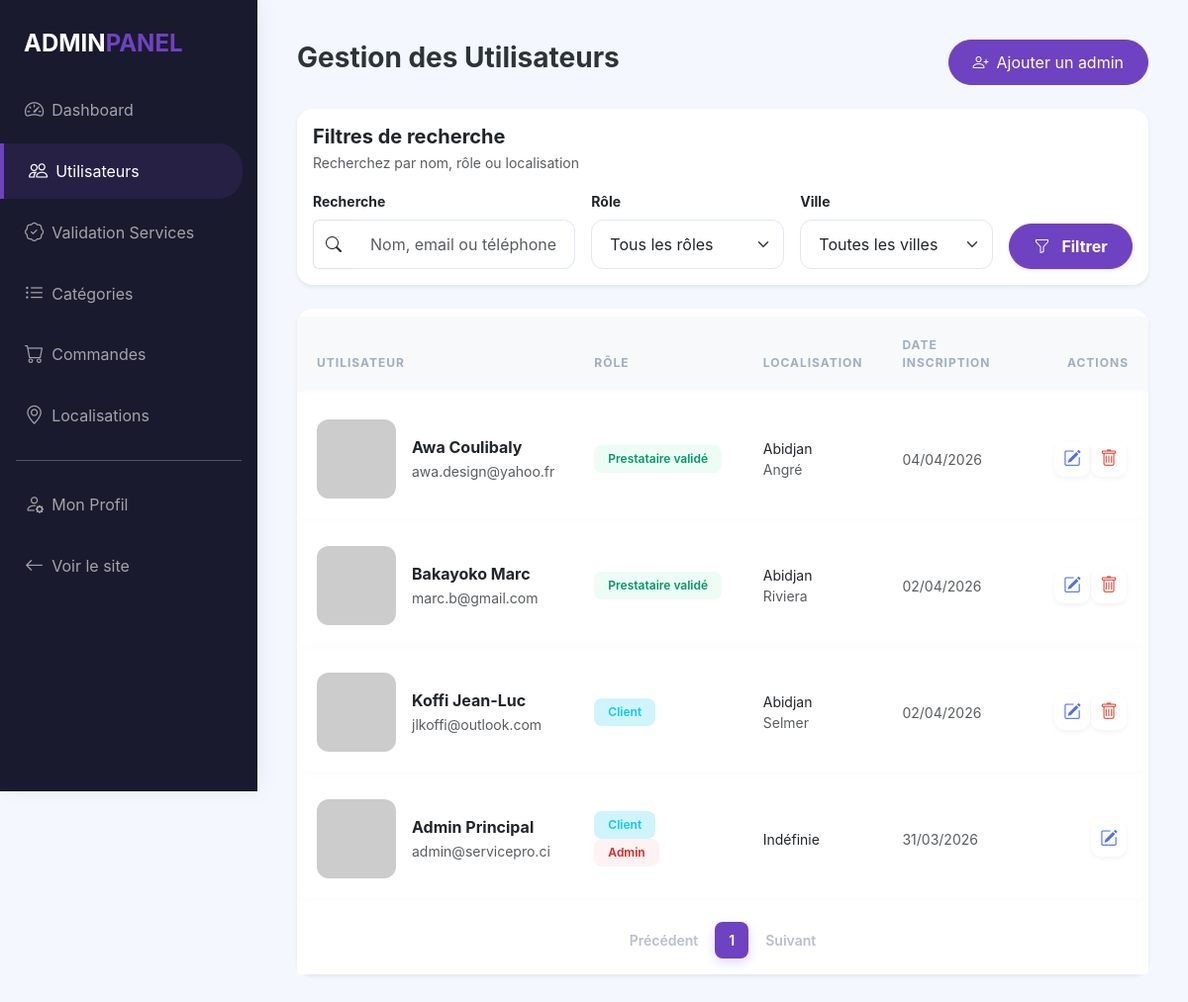
Page /admin/utilisateurs.php (signed in) on the earlier database version.
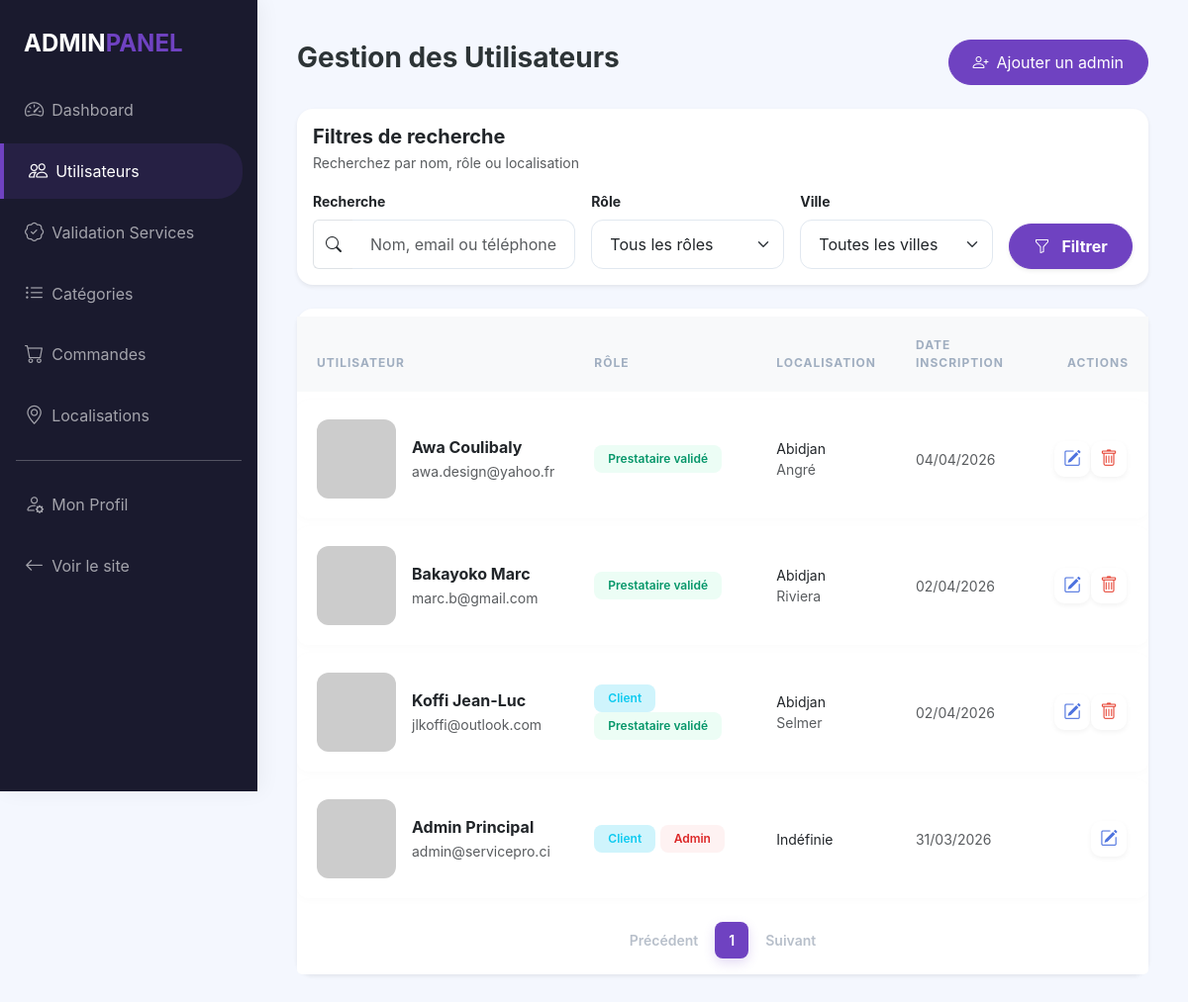
Same page on the later database version.
### tables this page shows
CREATE TABLE `Utilisateur` (
  `id_utilisateur` int NOT NULL,
  `nom_utilisateur` varchar(100) NOT NULL,
  `prenom_utilisateur` varchar(150) NOT NULL,
  `email_utilisateur` varchar(150) NOT NULL,
  `password_utilisateur` varchar(255) NOT NULL,
  `tel_utilisateur` varchar(20) DEFAULT NULL,
  `est_client` tinyint(1) DEFAULT '1',
  `est_prestataire` tinyint(1) DEFAULT '0',
  `est_admin` tinyint(1) DEFAULT '0',
  `is_validated` tinyint(1) DEFAULT '0',
  `date_inscription` datetime DEFAULT CURRENT_TIMESTAMP,
  `id_quartier` int DEFAULT NULL
);

CREATE TABLE `Ville` (
  `id_ville` int NOT NULL,
  `nom_ville` varchar(100) NOT NULL,
  `id_departement` int NOT NULL
);

CREATE TABLE `Quartier` (
  `id_quartier` int NOT NULL,
  `nom_quartier` varchar(100) NOT NULL,
  `id_ville` int NOT NULL
);

### admin/utilisateurs.php (the view, shortened to what the changed rows need)
<?php
require_once("../includes/db.php");
$limite = 5;
$page = isset($_GET['page']) && (int)$_GET['page'] > 0 ? (int)$_GET['page'] : 1;
$debut = ($page - 1) * $limite;
$where = " WHERE 1=1";
$params = [];
$sql = "SELECT u.*, q.nom_quartier, v.nom_ville
        FROM Utilisateur u
        LEFT JOIN Quartier q ON u.id_quartier = q.id_quartier
        LEFT JOIN Ville v ON q.id_ville = v.id_ville"
        . $where .
        " ORDER BY date_inscription DESC LIMIT $limite OFFSET $debut";
$stmt = $conn->prepare($sql);
$stmt->execute($params);
$utilisateurs = $stmt->fetchAll(PDO::FETCH_ASSOC);
?>
<!DOCTYPE html>
<html lang="fr">
<head>
    <link href="https://cdn.jsdelivr.net/npm/bootstrap@5.3.0/dist/css/bootstrap.min.css" rel="stylesheet">
    <link rel="stylesheet" href="https://cdn.jsdelivr.net/npm/bootstrap-icons@1.11.0/font/bootstrap-icons.css">
    <link rel="stylesheet" href="assets/css/style.css">
</head>
<body>
    <div class="main-content">
        <div class="d-flex justify-content-between align-items-center mb-4">
            <h2 class="fw-bold h3">Gestion des Utilisateurs</h2>
        </div>
        <div class="card border-0 shadow-sm">
            <div class="table-responsive">
                <table class="table align-middle table-hover mb-0">
                    <thead class="bg-light">
                        <tr>
                            <th class="ps-4">Utilisateur</th>
                            <th>Rôle</th>
                            <th>Localisation</th>
                            <th>Date Inscription</th>
                            <th class="text-end pe-4">Actions</th>
                        </tr>
                    </thead>
                    <tbody>
                        <?php foreach ($utilisateurs as $u): ?>
                        <tr>
                            <td class="ps-4">
                                <div class="d-flex align-items-center">
                                    <img src="https://ui-avatars.com/api/?name=<?php echo urlencode($u['nom_utilisateur'] . ' ' . $u['prenom_utilisateur']); ?>&background=6f42c1&color=fff" class="user-avatar me-3">
                                    <div>
                                        <div class="fw-bold mb-0"><?php echo $u['nom_utilisateur'] . ' ' . $u['prenom_utilisateur']; ?></div>
                                        <small class="text-muted"><?php echo $u['email_utilisateur']; ?></small>
                                    </div>
                                </div>
                            </td>
                            <td>
                                <?php if ($u['est_client']): ?>
                                <span class="badge bg-info-subtle text-info">Client</span>
                                <?php endif; ?>
                                <?php if ($u['est_prestataire']): ?>
                                    <?php if ($u['is_validated']): ?>
                                        <span class="badge bg-success-subtle text-success">Prestataire validé</span>
                                    <?php else: ?>
                                        <span class="badge bg-warning-subtle text-warning">Prestataire en attente</span>
                                    <?php endif; ?>
                                <?php endif; ?>
                            </td>
                            <td>
                                <div class="small"><?php echo $u['nom_ville'] ?? 'Indéfinie'; ?></div>
                                <div class="text-muted small"><?php echo $u['nom_quartier'] ?? ''; ?></div>
                            </td>
                            <td class="small text-muted"><?php echo date('d/m/Y', strtotime($u['date_inscription'])); ?></td>
                            <td class="text-end pe-4">
                                <div class="btn-group">
                                    <a href="#" class="btn text-primary" title="Modifier"><i class="bi bi-pencil-square"></i></a>
                                    <?php if (!$u['est_admin']): ?>
                                    <a href="utilisateurs.php?supprimer=<?php echo $u['id_utilisateur']; ?>"
                                       class="btn text-danger"
                                       onclick="return confirm('Supprimer cet utilisateur ?')"
                                       title="Supprimer"><i class="bi bi-trash"></i></a>
                                    <?php endif; ?>
                                </div>
                            </td>
                        </tr>
                        <?php endforeach; ?>
                        </tbody>
                </table>
            </div>
        </div>
    </div>
</body>
</html>

Differences in the rows shown:
changed utilisateur "Koffi": now shows "Prestataire validé"
